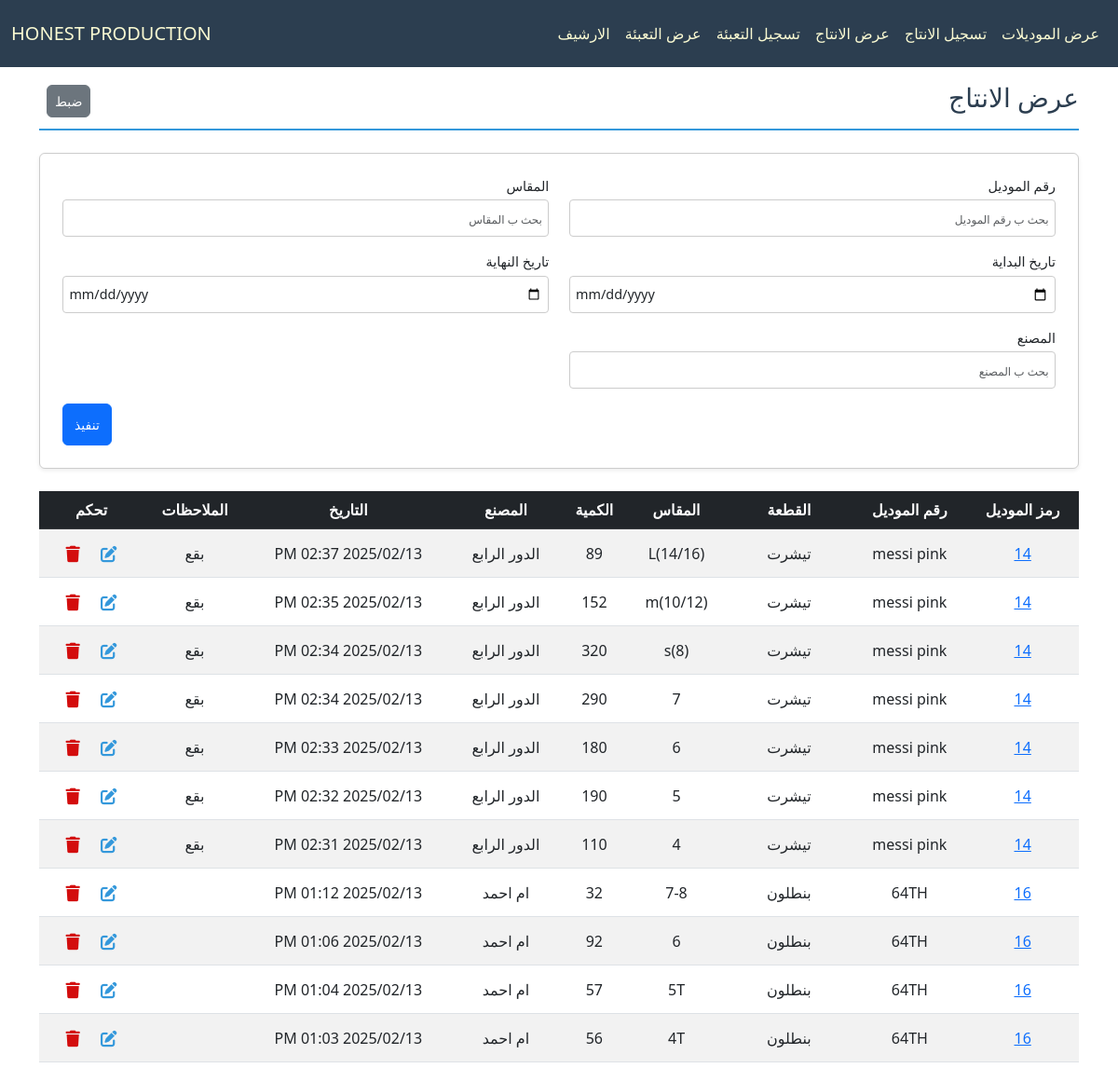
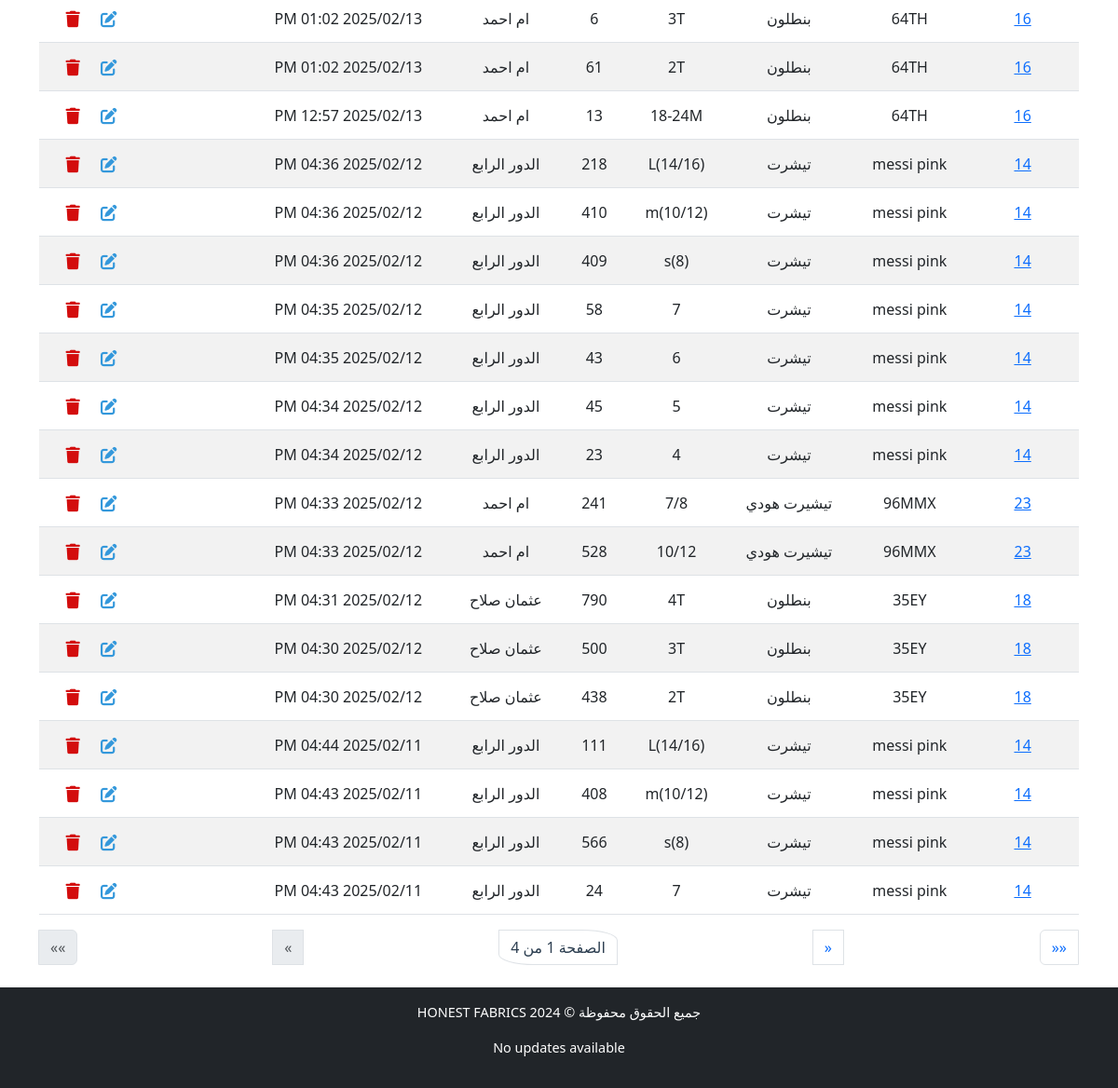
Before: /production/production-list with the older database file (2 pictures, top to bottom).
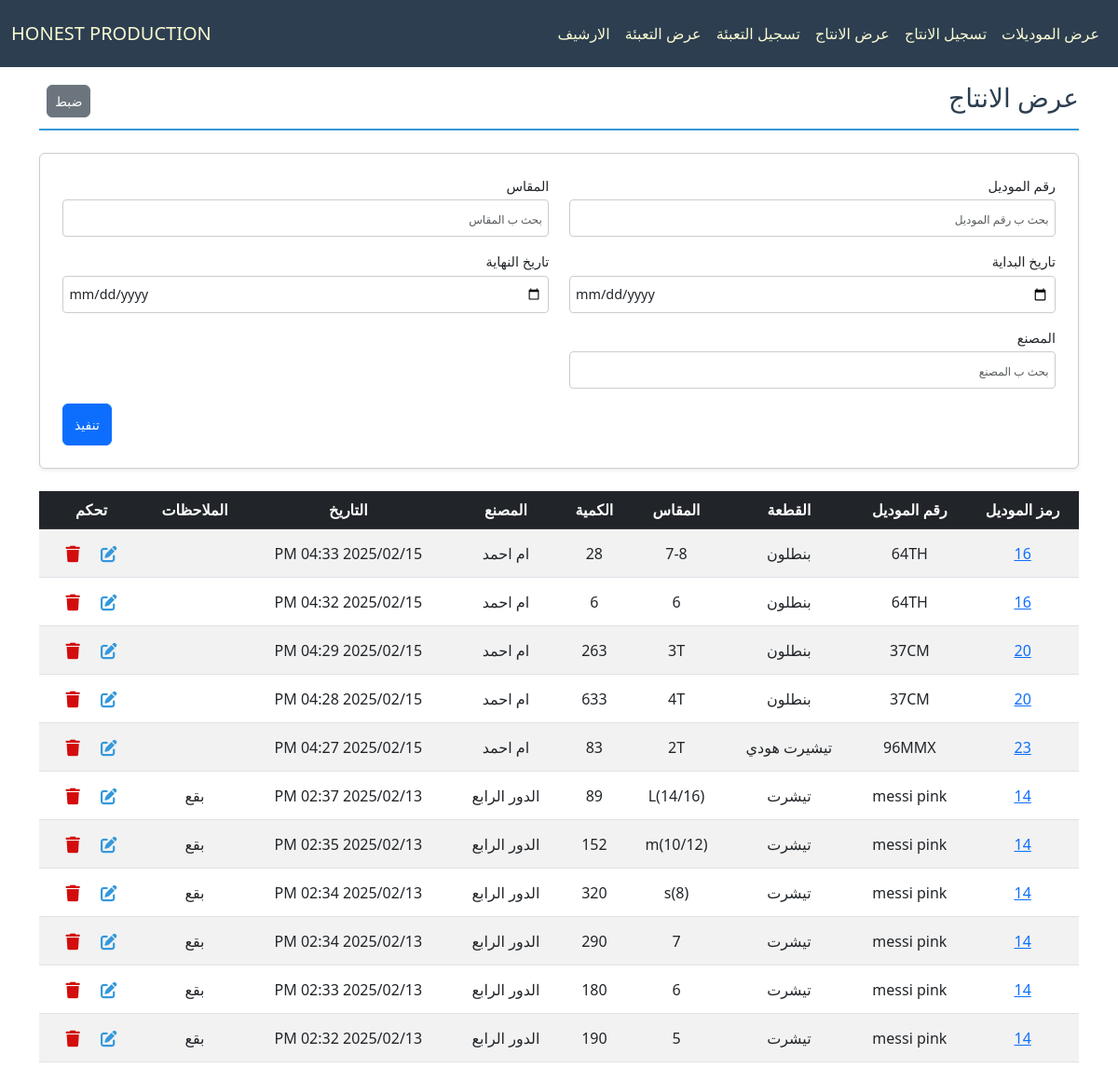
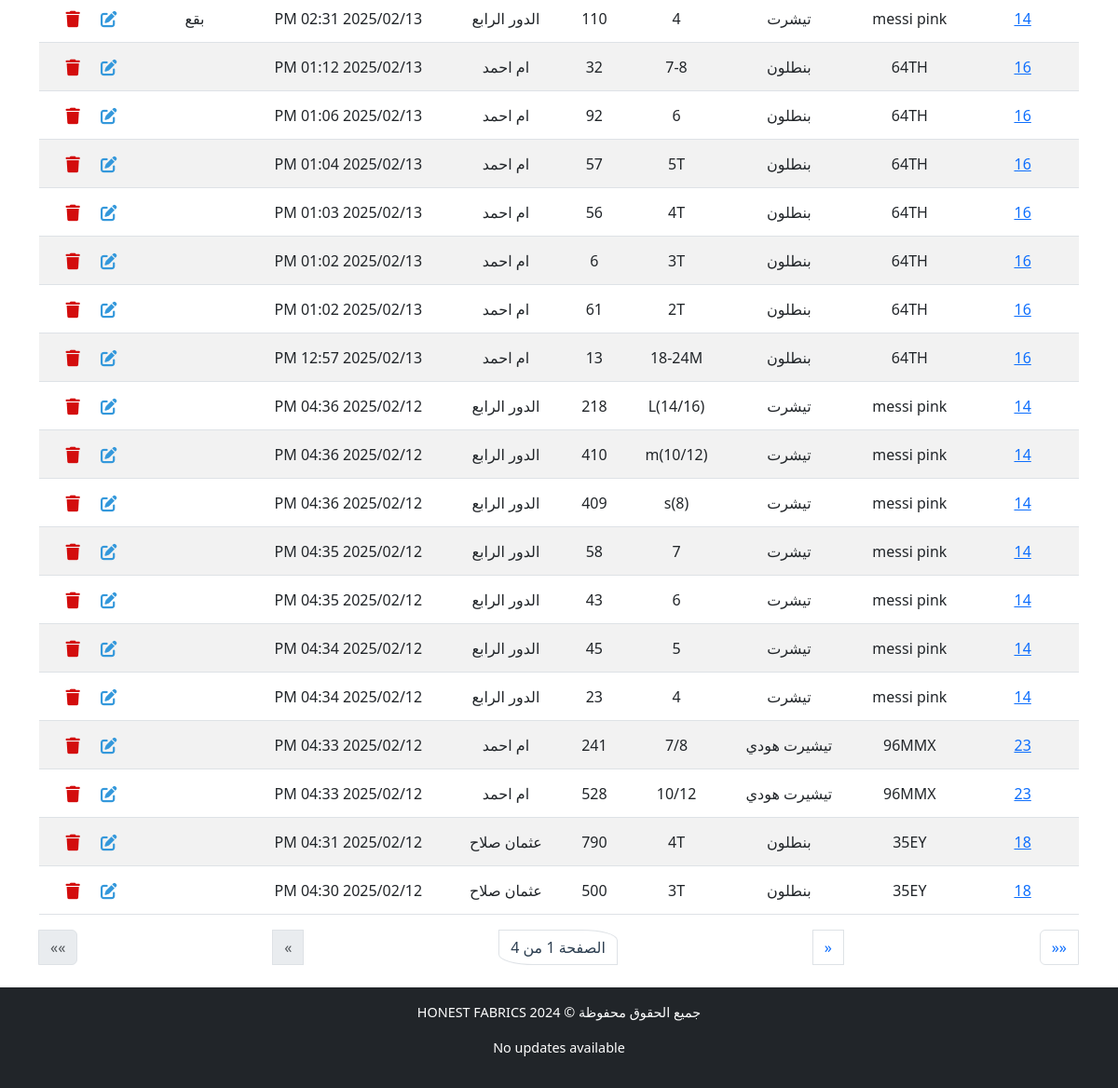
After: the same page with the newer database file (2 pictures, top to bottom).
### production/models.py (models this page shows, shortened)
class ProductionPiece(models.Model):
    piece = models.ForeignKey(Piece, verbose_name="القطعة", on_delete=models.CASCADE, related_name="productions")
    created_at = models.DateTimeField(verbose_name="تاريخ الإنشاء", default=now)
    used_amount = models.IntegerField(verbose_name="الكمية للانتاج", default=0, blank=True)
    factory = models.CharField(max_length=50, verbose_name="المصنع", blank=True)
    comment = models.CharField(max_length=100, verbose_name="الملاحظات", blank=True)
    class Meta:
        ordering = ['-created_at']

class Piece(models.Model):
    model = models.ForeignKey(Model, verbose_name="الموديل", on_delete=models.CASCADE, related_name="pieces")
    type = models.CharField(max_length=50, verbose_name="النوع", blank=True)
    size = models.CharField(max_length=50, verbose_name="المقاس", blank=True)
    available_amount = models.IntegerField(verbose_name="الكمية المتبقية", blank=True, default=0)
    used_amount = models.IntegerField(verbose_name="الكمية المستخدمة", default=0, blank=True)
    class Meta:
        ordering = ['size', 'type']

class Model(models.Model):
    id = models.AutoField(primary_key=True, verbose_name="الرمز")
    model_number = models.CharField(max_length=50, verbose_name="رقم الموديل", unique=True)
    created_at = models.DateTimeField(verbose_name="تاريخ الإنشاء", default=now)
    ended_at = models.DateTimeField(verbose_name="تاريخ الانتهاء", blank=True, null=True)
    shipped_at = models.DateTimeField(verbose_name="تاريخ الشحن", blank=True, null=True)
    is_archive = models.BooleanField(default=False)
    is_shipped = models.BooleanField(default=False)
    available_carton = models.IntegerField(verbose_name="الكراتين المتبقية", blank=True, default=0)
    used_carton = models.IntegerField(verbose_name="الكراتين المستخدمة", blank=True, default=0)
    class Meta:
        ordering = ["-created_at"]

### production/views.py (the view)
# urls.py: path('production-list', ProductionListingView.as_view(), name='production_list_view'),
class ProductionListingView(ListView):
    template_name = "production/list_production.html"
    model = ProductionPiece
    paginate_by = 30
    filter_fields = ["model_number", "type", "size", "start_date", "end_date", "factory"]
    def parse_date(self, date_str):
        try:
            normalized_date = date_str.replace("\\", "/")
            return datetime.strptime(normalized_date, "%Y-%m-%d")
        except (ValueError, AttributeError):
            return None
    def get_queryset(self):
        queryset = super().get_queryset()
        filters = Q()
        model_number = self.request.GET.get("model_number")
        if model_number:
            filters &= Q(piece__model__model_number__icontains=model_number)
        size = self.request.GET.get("size")
        if size:
            filters &= Q(piece__size__icontains=size)
        type = self.request.GET.get("type")
        if type:
            filters &= Q(piece__type__icontains=type)
        factory = self.request.GET.get("factory")
        if factory:
            filters &= Q(factory__icontains=factory)
        start_date = self.parse_date(self.request.GET.get("start_date"))
        end_date = self.parse_date(self.request.GET.get("end_date"))
        if start_date:
            filters &= Q(created_at__gte=start_date)
        if end_date:
            filters &= Q(created_at__lte=end_date)
        return queryset.filter(filters)
    def get_context_data(self, **kwargs):
        context = super().get_context_data(**kwargs)
        context["filter_fields"] = [
            {"field_name": "model_number", "verbose_name": "رقم الموديل", "value": self.request.GET.get("model_number", "")},
            {"field_name": "size", "verbose_name": "المقاس", "value": self.request.GET.get("size", "")},
            {"field_name": "start_date", "verbose_name": "تاريخ البداية", "value": self.request.GET.get("start_date", "")},
            {"field_name": "end_date", "verbose_name": "تاريخ النهاية", "value": self.request.GET.get("end_date", "")},
            {"field_name": "factory", "verbose_name": "المصنع", "value": self.request.GET.get("factory", "")},
        ]
        return context

### production/templates/production/list_production.html (shortened to what the changed rows need)
{% extends "cloth/layout.html" %}
{% load math_filters %}
{% block body %}
    <div class="pt-4 section-title d-flex justify-content-between align-items-center">
        <h2>عرض الانتاج</h2>
    </div>
    <form method="get" class="filter-form-flex mb-4 p-4 rounded shadow-sm">
        {% for filter_field in filter_fields %}
        <div class="form-group mb-3">
            <label for="filter_{{ forloop.counter }}" class="form-label">{{ filter_field.verbose_name }}</label>
            <input
                type="{% if filter_field.field_name in 'start_date end_date' %}date{% else %}text{% endif %}"
                id="filter_{{ forloop.counter }}"
                name="{{ filter_field.field_name }}"
                placeholder="بحث ب {{ filter_field.verbose_name }}"
                class="form-control"
                value="{{ filter_field.value }}">
        </div>
        {% endfor %}
    </form>
    <div class="table-responsive">
        <table class="table table-striped table-hover">
            <thead class="table-dark">
                <tr>
                    <th>رمز الموديل</th>
                    <th>رقم الموديل</th>
                    <th>القطعة</th>
                    <th>المقاس</th>
                    <th>الكمية</th>
                    <th>المصنع</th>
                    <th>التاريخ</th>
                    <th>الملاحظات</th>
                    <th>تحكم</th>
                </tr>
            </thead>
            <tbody>
                {% for production_item in object_list %}
                <tr class="clickable-row" data-detail_url="{% url 'model_detail_view' production_item.piece.model.id %}">
                    <td>
                        <a href="{% url 'model_detail_view' production_item.piece.model.id %}">{{ production_item.piece.model.id }}</a>
                    </td>
                    <td>{{ production_item.piece.model.model_number }}</td>
                    <td>{{ production_item.piece.type }}</td>
                    <td>{{ production_item.piece.size }}</td>
                    <td>{{ production_item.used_amount }}</td>
                    <td>{{ production_item.factory }}</td>
                    <td dir="rtl">{{ production_item.created_at|date:"Y/m/d h:i A" }}</td>
                    <td style="overflow-x:auto; max-width:100px; ">{{ production_item.comment }}</td>
                    <td>
                        <a class="px-2 btn" href="{% url 'productionpiece_edit' production_item.id %}">
                        </a>
                        <a class="px-2 btn" href="{% url 'productionpiece_delete' production_item.id %}">
                            </a>
                    </td>
                </tr>
                {% empty %}
                <tr>
                    <td colspan="9" class="text-center">لا يوجد عناصر</td>
                </tr>
                {% endfor %}
            </tbody>
        </table>
    </div>
{% endblock body %}

Changed rows visible on the page:
no longer on this page (row unchanged): ProductionPiece: piece.model.id "18", piece.model.model_number "35EY", piece.type "بنطلون", piece.size "2T", used_amount "438", factory "عثمان صلاح", created_at "2025/02/12 04:30 PM"
no longer on this page (row unchanged): ProductionPiece: piece.model.id "14", piece.model.model_number "messi pink", piece.type "تيشرت", piece.size "L(14/16)", used_amount "111", factory "الدور الرابع", created_at "2025/02/11 04:44 PM"
no longer on this page (row unchanged): ProductionPiece: piece.model.id "14", piece.model.model_number "messi pink", piece.type "تيشرت", piece.size "m(10/12)", used_amount "408", factory "الدور الرابع", created_at "2025/02/11 04:43 PM"
no longer on this page (row unchanged): ProductionPiece: piece.model.id "14", piece.model.model_number "messi pink", piece.type "تيشرت", piece.size "s(8)", used_amount "566", factory "الدور الرابع", created_at "2025/02/11 04:43 PM"
no longer on this page (row unchanged): ProductionPiece: piece.model.id "14", piece.model.model_number "messi pink", piece.type "تيشرت", piece.size "7", used_amount "24", factory "الدور الرابع", created_at "2025/02/11 04:43 PM"
added ProductionPiece: piece.model.id "16", piece.model.model_number "64TH", piece.type "بنطلون", piece.size "7-8", used_amount "28", factory "ام احمد", created_at "2025/02/15 04:33 PM"
added ProductionPiece: piece.model.id "16", piece.model.model_number "64TH", piece.type "بنطلون", piece.size "6", used_amount "6", factory "ام احمد", created_at "2025/02/15 04:32 PM"
added ProductionPiece: piece.model.id "20", piece.model.model_number "37CM", piece.type "بنطلون", piece.size "3T", used_amount "263", factory "ام احمد", created_at "2025/02/15 04:29 PM"
added ProductionPiece: piece.model.id "20", piece.model.model_number "37CM", piece.type "بنطلون", piece.size "4T", used_amount "633", factory "ام احمد", created_at "2025/02/15 04:28 PM"
added ProductionPiece: piece.model.id "23", piece.model.model_number "96MMX", piece.type "تيشيرت هودي", piece.size "2T", used_amount "83", factory "ام احمد", created_at "2025/02/15 04:27 PM"
